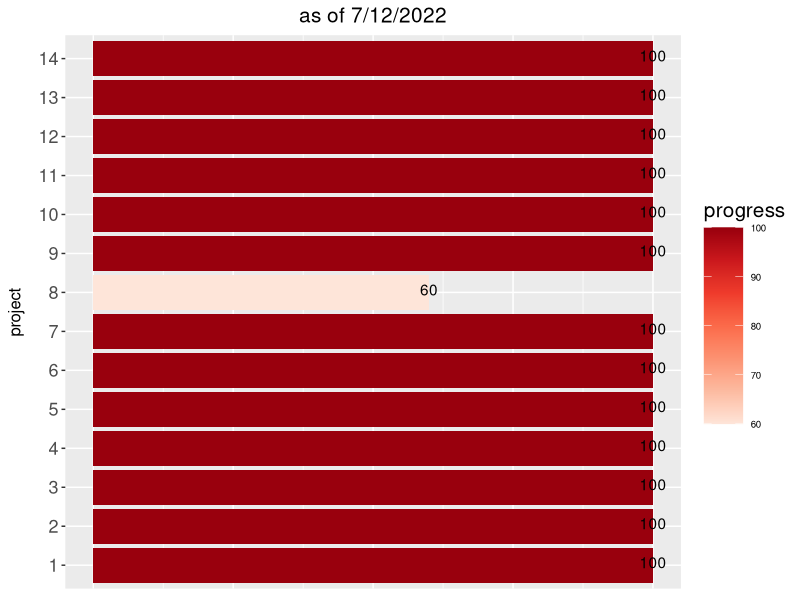

R code for this plot:
## ---- chunk 1
knitr::opts_chunk$set(echo = TRUE)
library(tidyverse)
## ---- chunk 2
###### https://rstudio-pubs-static.s3.amazonaws.com/215319_ac67755c296b441dac7b24b48fc30156.html
project_progress=data.frame(project=seq(1,14), progress=c(100, 100, 100, 100, 100, 100, 100, 60, 100, 100, 100, 100,100,100))
bp.y <- ggplot(data =project_progress, aes(x = factor(project), y = progress)) + 
    geom_bar(stat = "identity", aes(fill = progress))+ 
  labs(x = "project")+
  geom_text(aes(label=progress), position=position_dodge(width=0.8), vjust=0.25, color="black")+  # add numbers over bars+
coord_flip()+ 
 theme_gray() +
    theme(axis.title.x = element_blank(), axis.text.x = element_blank(),
          axis.ticks.x = element_blank(), axis.text.y = element_text(size = 13), 
          axis.title.y = element_text(size = 12, margin = margin(0,10,0,0), angle =90 ), # this adjusts "project" on y axis 
          legend.position="none") + 
    scale_fill_distiller(name = "progress", palette = "Reds", direction = 1) + 
  theme(legend.position = "right", legend.direction = "vertical",
          legend.title = element_text(size = 15), legend.key.size = unit(1,"cm"),
          legend.text = element_text(size = 7))+
  ggtitle("as of 7/12/2022")+
  theme(plot.title = element_text(hjust = 0.5, size=15)) #center the title
bp.y
